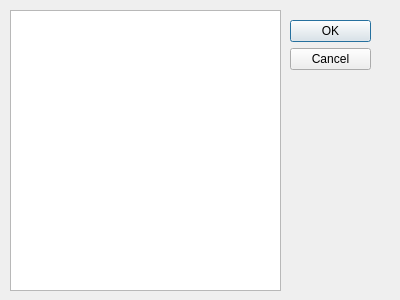
<?xml version="1.0" encoding="UTF-8"?>
<ui version="4.0">
 <class>snowgui::ServerSelectionDialog</class>
 <widget class="QDialog" name="ServerSelectionDialog">
  <property name="geometry">
   <rect>
    <x>0</x>
    <y>0</y>
    <width>400</width>
    <height>300</height>
   </rect>
  </property>
  <property name="windowTitle">
   <string>Dialog</string>
  </property>
  <widget class="QDialogButtonBox" name="buttonBox">
   <property name="geometry">
    <rect>
     <x>290</x>
     <y>20</y>
     <width>81</width>
     <height>241</height>
    </rect>
   </property>
   <property name="orientation">
    <enum>Qt::Vertical</enum>
   </property>
   <property name="standardButtons">
    <set>QDialogButtonBox::Cancel|QDialogButtonBox::Ok</set>
   </property>
  </widget>
  <widget class="QListWidget" name="serverListWidget">
   <property name="geometry">
    <rect>
     <x>10</x>
     <y>10</y>
     <width>271</width>
     <height>281</height>
    </rect>
   </property>
  </widget>
 </widget>
 <resources/>
 <connections>
  <connection>
   <sender>buttonBox</sender>
   <signal>accepted()</signal>
   <receiver>ServerSelectionDialog</receiver>
   <slot>accept()</slot>
   <hints>
    <hint type="sourcelabel">
     <x>248</x>
     <y>254</y>
    </hint>
    <hint type="destinationlabel">
     <x>157</x>
     <y>274</y>
    </hint>
   </hints>
  </connection>
  <connection>
   <sender>buttonBox</sender>
   <signal>rejected()</signal>
   <receiver>ServerSelectionDialog</receiver>
   <slot>reject()</slot>
   <hints>
    <hint type="sourcelabel">
     <x>316</x>
     <y>260</y>
    </hint>
    <hint type="destinationlabel">
     <x>286</x>
     <y>274</y>
    </hint>
   </hints>
  </connection>
 </connections>
</ui>
